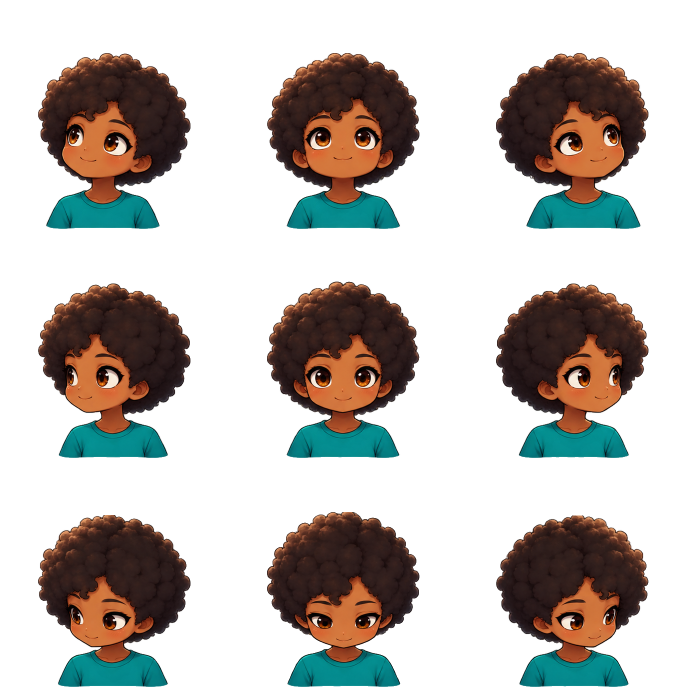
#> input picture skills/pippo/characters/afro/directions.png, 1374 x 1374 px, given in place of directions.png-directions.webp, which was not available (shown at 1/2 size)
$ python verify.py ../characters/afro/directions.png
#> lines starting #> are read from the running program, lines starting #| are printed output that depends on the picture; after the words box and inside, x2 and y2 are one past the last pixel; in counts of white or black regions, pixels touching at a corner belong together; pictures that were not available may be replaced by others from this repository, and a replacement may not be noted
"""How far the body actually moves when a boop swaps atlases.

Landmark metrics kept breaking here. "Widest row of the lower body" flips between two
rows of equal width on any character with straight sides, and reported 30px of movement
on mascots that do not move at all. Centre of mass moves when the mouth opens.

So this estimates the shift the way you would estimate any shift: slide the reaction
frame's body band against the directions centre frame and find the offset that lines
them up best. Reported in pixels at the size the mascot is rendered.
"""
import os
import sys

import numpy as np
from PIL import Image
from scipy import ndimage

ROOT = os.environ.get('PIPPO_ROOT', os.getcwd())
DEST = os.environ.get('PIPPO_DEST', os.path.join(ROOT, 'public', 'sprites'))
DISPLAY = 140.0
SEARCH = 24


def cells(path):
    im = Image.open(path).convert('RGBA')
    t = im.size[0] // 3
    return t, [np.array(im.crop(((i % 3) * t, (i // 3) * t, (i % 3 + 1) * t, (i // 3 + 1) * t)))
               for i in range(9)]


def body(cell):
    opaque = cell[..., 3] > 120
    labels, count = ndimage.label(opaque)
    if count == 0:
        return opaque
    return labels == int(np.argmax(ndimage.sum(opaque, labels, range(1, count + 1)))) + 1


BAND_TOP, BAND_BOTTOM = 0.55, 0.78


def lower_band(mask):
    """Chest and shoulders, taken at FIXED rows of the tile.

    Defining the band relative to each frame's own extent looks more careful and is
    actually circular here: the bottom fade ends at a slightly different height in every
    frame, so a frame-relative band starts in a different place and the correlation
    reports that as movement. Every frame shares one tile geometry, so the same absolute
    rows are directly comparable -- and these rows sit above where the fade begins.
    """
    band = np.zeros_like(mask)
    top = int(mask.shape[0] * BAND_TOP)
    bottom = int(mask.shape[0] * BAND_BOTTOM)
    band[top:bottom] = mask[top:bottom]
    return band


def best_shift(ref, other):
    scores = []
    for dy in range(-SEARCH, SEARCH + 1):
        shifted = np.roll(other, dy, axis=0)
        if dy > 0:
            shifted[:dy] = False
        elif dy < 0:
            shifted[dy:] = False
        union = (shifted | ref).sum()
        scores.append(((shifted & ref).sum() / max(union, 1), dy))
    return max(scores)


def palette(cells_list):
    """Normalised colour histogram of the character across a sheet.

    Position is not the only way the two sheets can disagree. The expressions sheet
    sometimes comes back as a recognisably different drawing -- same pose and size, but
    the whiskers dropped or the belly patch gone -- and the mascot then changes
    appearance on click without moving at all. Shift alone scores that as perfect.
    """
    counts = np.zeros(4096, dtype=np.float64)
    for cell in cells_list:
        mask = body(cell) & (cell[..., 3] > 200)
        if not mask.any():
            continue
        rgb = (cell[mask][:, :3] // 16).astype(np.int32)
        counts += np.bincount(rgb[:, 0] * 256 + rgb[:, 1] * 16 + rgb[:, 2],
                              minlength=4096).astype(np.float64)
    total = counts.sum()
    return counts / total if total else counts


def shoulder_width(cells_list):
    """Mean width of the character at its shoulders, in pixels.

    The third way the two sheets can disagree, after position and colour: the body is
    drawn at a different size. A uniform scale difference leaves the body centred where it
    was, so the shift measurement reads a clean zero while the shoulders visibly shrink or
    swell on click. Measured at the bottom of the character rather than a fixed row of the
    tile, so hair hanging past the jaw is not mistaken for shoulder.
    """
    widths = []
    for cell in cells_list:
        mask = body(cell)
        rows = np.where(mask.any(axis=1))[0]
        if not len(rows):
            continue
        band = mask[rows.min() + int((rows.max() - rows.min()) * 0.85):rows.max() + 1]
        if band.any():
            widths.append(band.sum(axis=1).max())
    return float(np.mean(widths)) if widths else 0.0


print(f'{"character":11} {"shift":>8} {"overlap":>9} {"palette":>9} {"width":>8}'
      f'   (at {DISPLAY:.0f}px rendered)')
rows = []
for name in sys.argv[1:]:
    tile, directions = cells(os.path.join(DEST, f'{name}-directions.webp'))
#> in cells, im is the input picture: PIL image 1374x1374 RGBA; mean R, G, B, A 27.2, 22.4, 17.8, 90.1
    _, reactions = cells(os.path.join(DEST, f'{name}-reactions.webp'))
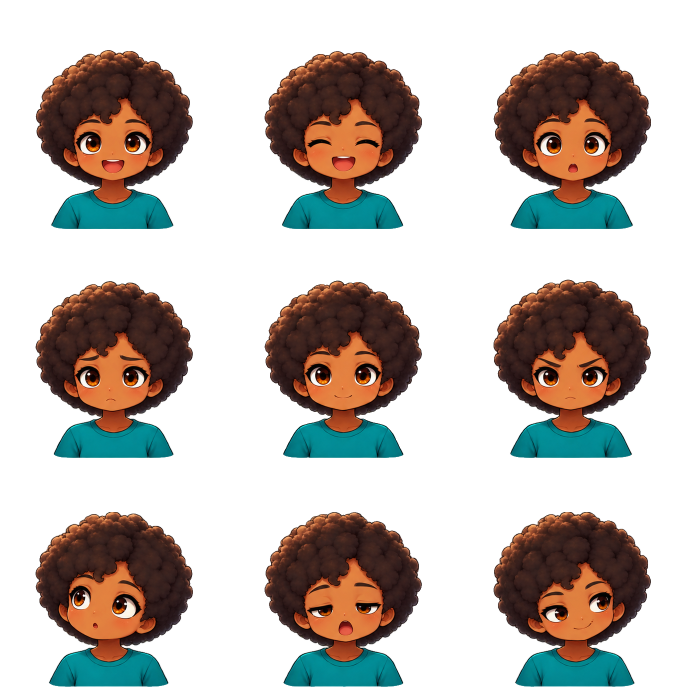
#> input picture skills/pippo/characters/afro/reactions.png, 1374 x 1374 px, given in place of directions.png-reactions.webp, which was not available (shown at 1/2 size)
#> in cells, im is the input picture: PIL image 1374x1374 RGBA; mean R, G, B, A 33.2, 26.2, 20.7, 96.8
    scale = DISPLAY / tile
#> scale = 0.306
    ref = lower_band(body(directions[4]))
#> in body, `opaque = cell[..., 3] > 120`:
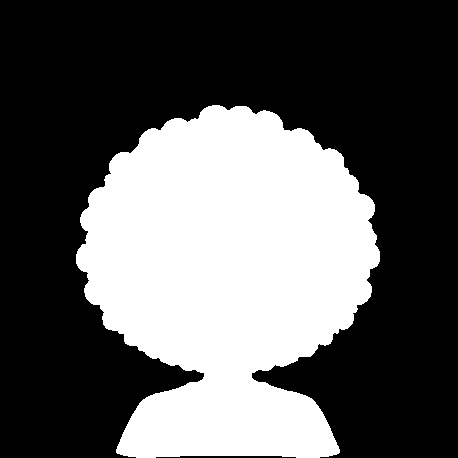
#> opaque: shape (458, 458) bool; 36.2% white; 1 white region, box (x1, y1, x2, y2) and area: (76, 105, 380, 458) 75931
#> in body, `labels, count = ndimage.label(opaque)`: count = 1
#> in lower_band, `band = np.zeros_like(mask)`: band: shape (458, 458) bool; every value is 0
#> in lower_band, `band[top:bottom] = mask[top:bottom]`: band: shape (458, 458) bool; 13% white; 1 white region, box (x1, y1, x2, y2) and area: (76, 251, 380, 357) 27166
    results = [best_shift(ref, lower_band(body(c))) for c in reactions]
#> in body (call 2), `opaque = cell[..., 3] > 120`: opaque: shape (458, 458) bool; 38.7% white; 1 white region, box (x1, y1, x2, y2) and area: (72, 100, 386, 458) 81175
#> in lower_band (call 2), `band[top:bottom] = mask[top:bottom]`: band: shape (458, 458) bool; 13% white; 1 white region, box (x1, y1, x2, y2) and area: (73, 251, 384, 357) 27321
#> in best_shift, `scores = []`: scores = []
#> the loop in best_shift, `for dy in range(-SEARCH, SEARCH + 1):` made 49 passes
#> union on passes 1 to 12: 34485, 34190, 33895, 33601, 33306, 33010, 32715, 32421, 32128, 31836, 31545, 31253
#> after the loop in best_shift, `for dy in range(-SEARCH, SEARCH + 1):`: shifted: shape (458, 458) bool; 13% white; 1 white region, box (x1, y1, x2, y2) and area: (73, 275, 384, 381) 27321
#> after the loop in best_shift, `for dy in range(-SEARCH, SEARCH + 1):`: scores = 49 pairs, first value 0.58 to 0.973, second value -24 to 24
#> in body (call 3), `opaque = cell[..., 3] > 120`: opaque: shape (458, 458) bool; 38.7% white; 1 white region, box (x1, y1, x2, y2) and area: (71, 102, 386, 458) 81118
#> in lower_band (call 3), `band[top:bottom] = mask[top:bottom]`: band: shape (458, 458) bool; 13.2% white; 1 white region, box (x1, y1, x2, y2) and area: (73, 251, 385, 357) 27597
#> the loop in best_shift (call 2), `for dy in range(-SEARCH, SEARCH + 1):` made 49 passes
#> union on passes 1 to 12: 34522, 34226, 33931, 33635, 33338, 33040, 32749, 32458, 32167, 31876, 31585, 31294
#> after the loop in best_shift (call 2), `for dy in range(-SEARCH, SEARCH + 1):`: shifted: shape (458, 458) bool; 13.2% white; 1 white region, box (x1, y1, x2, y2) and area: (73, 275, 385, 381) 27597
#> in body (call 4), `opaque = cell[..., 3] > 120`: opaque: shape (458, 458) bool; 38.8% white; 1 white region, box (x1, y1, x2, y2) and area: (71, 101, 386, 458) 81441
#> in lower_band (call 4), `band[top:bottom] = mask[top:bottom]`: band: shape (458, 458) bool; 13.1% white; 1 white region, box (x1, y1, x2, y2) and area: (74, 251, 386, 357) 27549
#> after the loop in best_shift (call 3), `for dy in range(-SEARCH, SEARCH + 1):`: shifted: shape (458, 458) bool; 13.1% white; 1 white region, box (x1, y1, x2, y2) and area: (74, 275, 386, 381) 27549
#> in body (call 5), `opaque = cell[..., 3] > 120`: opaque: shape (458, 458) bool; 38.1% white; 1 white region, box (x1, y1, x2, y2) and area: (71, 104, 386, 458) 79918
#> in lower_band (call 5), `band[top:bottom] = mask[top:bottom]`:
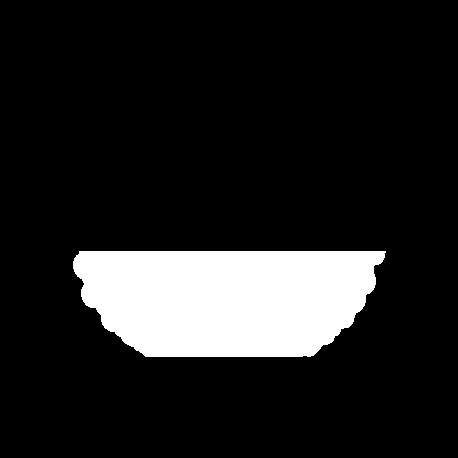
#> band: shape (458, 458) bool; 13.3% white; 1 white region, box (x1, y1, x2, y2) and area: (73, 251, 386, 357) 27815
#> after the loop in best_shift (call 4), `for dy in range(-SEARCH, SEARCH + 1):`: shifted: shape (458, 458) bool; 13.3% white; 1 white region, box (x1, y1, x2, y2) and area: (73, 275, 386, 381) 27815
#> in body (call 6), `opaque = cell[..., 3] > 120`: opaque: shape (458, 458) bool; 38.4% white; 1 white region, box (x1, y1, x2, y2) and area: (71, 103, 386, 458) 80507
#> in lower_band (call 6), `band[top:bottom] = mask[top:bottom]`:
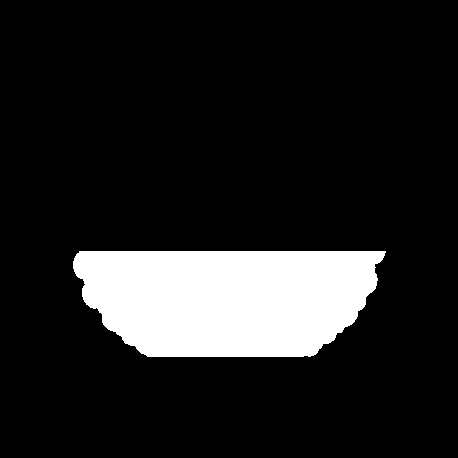
#> band: shape (458, 458) bool; 13.2% white; 1 white region, box (x1, y1, x2, y2) and area: (73, 251, 386, 357) 27779
#> in best_shift (call 5), `scores = []`: scores = []
#> the loop in best_shift (call 5), `for dy in range(-SEARCH, SEARCH + 1):` made 49 passes
#> union on passes 1 to 12: 34520, 34228, 33939, 33651, 33362, 33073, 32785, 32496, 32208, 31921, 31634, 31345
#> after the loop in best_shift (call 5), `for dy in range(-SEARCH, SEARCH + 1):`:
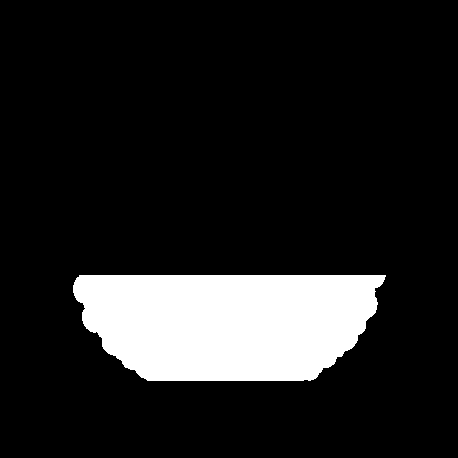
#> shifted: shape (458, 458) bool; 13.2% white; 1 white region, box (x1, y1, x2, y2) and area: (73, 275, 386, 381) 27779
#> after the loop in best_shift (call 5), `for dy in range(-SEARCH, SEARCH + 1):`: scores = 49 pairs, first value 0.573 to 0.973, second value -24 to 24
#> in body (call 7), `opaque = cell[..., 3] > 120`: opaque: shape (458, 458) bool; 38.6% white; 1 white region, box (x1, y1, x2, y2) and area: (71, 101, 386, 458) 80904
#> in lower_band (call 7), `band[top:bottom] = mask[top:bottom]`:
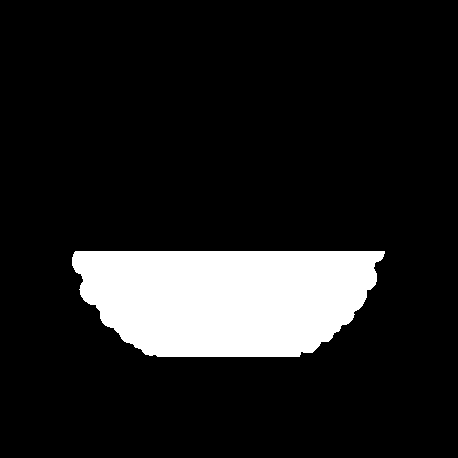
#> band: shape (458, 458) bool; 13.1% white; 1 white region, box (x1, y1, x2, y2) and area: (72, 251, 385, 357) 27406
#> in best_shift (call 6), `scores = []`: scores = []
#> the loop in best_shift (call 6), `for dy in range(-SEARCH, SEARCH + 1):` made 49 passes
#> union on passes 1 to 12: 34521, 34234, 33943, 33652, 33363, 33074, 32786, 32500, 32213, 31925, 31637, 31349
#> after the loop in best_shift (call 6), `for dy in range(-SEARCH, SEARCH + 1):`:
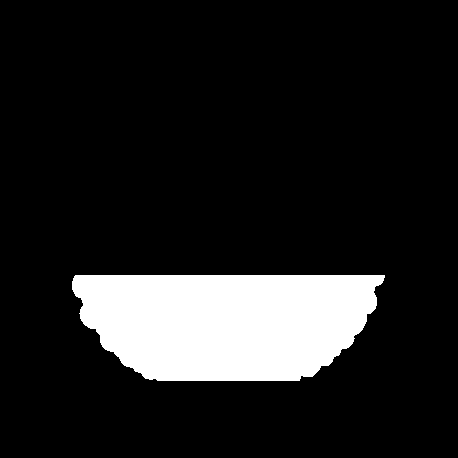
#> shifted: shape (458, 458) bool; 13.1% white; 1 white region, box (x1, y1, x2, y2) and area: (72, 275, 385, 381) 27406
#> after the loop in best_shift (call 6), `for dy in range(-SEARCH, SEARCH + 1):`: scores = 49 pairs, first value 0.579 to 0.971, second value -24 to 24
#> results = [(0.973, 0), (0.973, 0), (0.973, 0), (0.972, 0), (0.973, 0), (0.971, 0), (0.95, 0), (0.953, 0), (0.956, 0)]
    shift = max(abs(dy) for _, dy in results) * scale
#> shift = 0
    overlap = min(score for score, _ in results)
#> overlap = 0.95
    # Histogram intersection: 1.0 means the two sheets use the same colours in the
    # same proportions, which is what "the same character twice" looks like.
    match = float(np.minimum(palette(directions), palette(reactions)).sum())
#> the loop in palette, `for cell in cells_list:` made 9 passes
#> after the loop in palette, `for cell in cells_list:`: counts = 4096 values, max 174612 at index 529, min 0 at index 2, mean 163.5
#> in palette, `total = counts.sum()`: total = 669892
#> the loop in palette (call 2), `for cell in cells_list:` made 9 passes
#> match = 0.602
    dw, rw = shoulder_width(directions), shoulder_width(reactions)
#> the loop in shoulder_width, `for cell in cells_list:` made 9 passes
#> after the loop in shoulder_width, `for cell in cells_list:`: widths = [226, 225, 228, 217, 224, 219, 219, 225, 218]
#> the loop in shoulder_width (call 2), `for cell in cells_list:` made 9 passes
#> dw = 222.3; rw = 241
    width = abs(rw - dw) / dw if dw else 9.0
#> width = 0.084
    rows.append((shift, match, width, name))
    print(f'{name:11} {shift:5.2f} px {overlap*100:8.1f}% {match*100:8.1f}% {width*100:7.1f}%')
#| ../characters/afro/directions.png  0.00 px     95.0%     60.2%     8.4%

print(f'\nworst shift: {max(rows)[3]} moves {max(rows)[0]:.2f} rendered px on boop')
#| worst shift: ../characters/afro/directions.png moves 0.00 rendered px on boop
weakest = min(rows, key=lambda r: r[1])
#> weakest = (0, 0.602, 0.084, '../characters/afro/directions.png')
print(f'weakest palette match: {weakest[3]} at {weakest[1]*100:.1f}%')
#| weakest palette match: ../characters/afro/directions.png at 60.2%
widest = max(rows, key=lambda r: r[2])
#> widest has the same summary as weakest
print(f'worst width change: {widest[3]} at {widest[2]*100:.1f}%')
#| worst width change: ../characters/afro/directions.png at 8.4%
